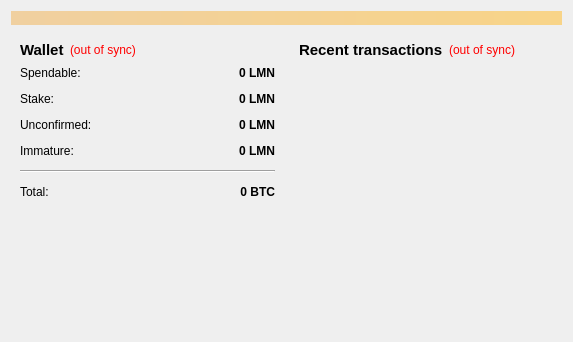
<?xml version="1.0" encoding="UTF-8"?>
<ui version="4.0">
 <class>OverviewPage</class>
 <widget class="QWidget" name="OverviewPage">
  <property name="geometry">
   <rect>
    <x>0</x>
    <y>0</y>
    <width>573</width>
    <height>342</height>
   </rect>
  </property>
  <property name="windowTitle">
   <string>Form</string>
  </property>
  <layout class="QVBoxLayout" name="topLayout">
   <item>
    <widget class="QLabel" name="labelAlerts">
     <property name="visible">
      <bool>false</bool>
     </property>
     <property name="styleSheet">
      <string notr="true">background-color: qlineargradient(x1: 0, y1: 0, x2: 1, y2: 0, stop:0 #F0D0A0, stop:1 #F8D488);  color:#000000
</string>
     </property>
     <property name="wordWrap">
      <bool>true</bool>
     </property>
     <property name="margin">
      <number>3</number>
     </property>
    </widget>
   </item>
   <item>
    <layout class="QHBoxLayout" name="horizontalLayout" stretch="1,1">
     <item>
      <layout class="QVBoxLayout" name="verticalLayout_2">
       <item>
        <widget class="QWidget" name="widget" native="true">
         <layout class="QVBoxLayout" name="verticalLayout_4">
          <item>
           <layout class="QHBoxLayout" name="horizontalLayout_4">
            <item>
             <widget class="QLabel" name="label_5">
              <property name="font">
               <font>
                <pointsize>11</pointsize>
                <weight>75</weight>
                <bold>true</bold>
               </font>
              </property>
              <property name="text">
               <string>Wallet</string>
              </property>
             </widget>
            </item>
            <item>
             <widget class="QLabel" name="labelWalletStatus">
              <property name="toolTip">
               <string>The displayed information may be out of date. Your wallet automatically synchronizes with the Lemanum network after a connection is established, but this process has not completed yet.</string>
              </property>
              <property name="styleSheet">
               <string notr="true">QLabel { color: red; }</string>
              </property>
              <property name="text">
               <string notr="true">(out of sync)</string>
              </property>
              <property name="alignment">
               <set>Qt::AlignLeading|Qt::AlignLeft|Qt::AlignVCenter</set>
              </property>
             </widget>
            </item>
            <item>
             <spacer name="horizontalSpacer_2">
              <property name="orientation">
               <enum>Qt::Horizontal</enum>
              </property>
              <property name="sizeHint" stdset="0">
               <size>
                <width>40</width>
                <height>20</height>
               </size>
              </property>
             </spacer>
            </item>
           </layout>
          </item>
          <item>
           <layout class="QFormLayout" name="formLayout_2">
            <property name="fieldGrowthPolicy">
             <enum>QFormLayout::AllNonFixedFieldsGrow</enum>
            </property>
            <property name="horizontalSpacing">
             <number>12</number>
            </property>
            <property name="verticalSpacing">
             <number>12</number>
            </property>
            <item row="0" column="0">
             <widget class="QLabel" name="label">
              <property name="text">
               <string>Spendable:</string>
              </property>
             </widget>
            </item>
            <item row="0" column="1">
             <widget class="QLabel" name="labelBalance">
              <property name="font">
               <font>
                <weight>75</weight>
                <bold>true</bold>
               </font>
              </property>
              <property name="cursor">
               <cursorShape>IBeamCursor</cursorShape>
              </property>
              <property name="toolTip">
               <string>Your current spendable balance</string>
              </property>
              <property name="text">
               <string notr="true">0 LMN</string>
              </property>
              <property name="alignment">
               <set>Qt::AlignRight|Qt::AlignTrailing|Qt::AlignVCenter</set>
              </property>
              <property name="textInteractionFlags">
               <set>Qt::LinksAccessibleByMouse|Qt::TextSelectableByKeyboard|Qt::TextSelectableByMouse</set>
              </property>
             </widget>
            </item>
            <item row="1" column="0">
             <widget class="QLabel" name="label_6">
              <property name="text">
               <string>Stake:</string>
              </property>
             </widget>
            </item>
            <item row="1" column="1">
             <widget class="QLabel" name="labelStake">
              <property name="font">
               <font>
                <weight>75</weight>
                <bold>true</bold>
               </font>
              </property>
              <property name="cursor">
               <cursorShape>IBeamCursor</cursorShape>
              </property>
              <property name="toolTip">
               <string>Total of coins that was staked, and do not yet count toward the current balance</string>
              </property>
              <property name="text">
               <string notr="true">0 LMN</string>
              </property>
              <property name="alignment">
               <set>Qt::AlignRight|Qt::AlignTrailing|Qt::AlignVCenter</set>
              </property>
              <property name="textInteractionFlags">
               <set>Qt::LinksAccessibleByMouse|Qt::TextSelectableByKeyboard|Qt::TextSelectableByMouse</set>
              </property>
             </widget>
            </item>
            <item row="2" column="0">
             <widget class="QLabel" name="label_3">
              <property name="text">
               <string>Unconfirmed:</string>
              </property>
             </widget>
            </item>
            <item row="2" column="1">
             <widget class="QLabel" name="labelUnconfirmed">
              <property name="font">
               <font>
                <weight>75</weight>
                <bold>true</bold>
               </font>
              </property>
              <property name="cursor">
               <cursorShape>IBeamCursor</cursorShape>
              </property>
              <property name="toolTip">
               <string>Total of transactions that have yet to be confirmed, and do not yet count toward the current balance</string>
              </property>
              <property name="text">
               <string notr="true">0 LMN</string>
              </property>
              <property name="alignment">
               <set>Qt::AlignRight|Qt::AlignTrailing|Qt::AlignVCenter</set>
              </property>
              <property name="textInteractionFlags">
               <set>Qt::LinksAccessibleByMouse|Qt::TextSelectableByKeyboard|Qt::TextSelectableByMouse</set>
              </property>
             </widget>
            </item>
            <item row="3" column="0">
             <widget class="QLabel" name="labelImmatureText">
              <property name="text">
               <string>Immature:</string>
              </property>
             </widget>
            </item>
            <item row="3" column="1">
             <widget class="QLabel" name="labelImmature">
              <property name="font">
               <font>
                <weight>75</weight>
                <bold>true</bold>
               </font>
              </property>
              <property name="toolTip">
               <string>Mined balance that has not yet matured</string>
              </property>
              <property name="text">
               <string notr="true">0 LMN</string>
              </property>
              <property name="alignment">
               <set>Qt::AlignRight|Qt::AlignTrailing|Qt::AlignVCenter</set>
              </property>
              <property name="textInteractionFlags">
               <set>Qt::LinksAccessibleByMouse|Qt::TextSelectableByKeyboard|Qt::TextSelectableByMouse</set>
              </property>
             </widget>
            </item>
            <item row="4" column="0" colspan="2">
             <widget class="Line" name="line">
              <property name="orientation">
               <enum>Qt::Horizontal</enum>
              </property>
             </widget>
            </item>
            <item row="5" column="0">
             <widget class="QLabel" name="labelTotalText">
              <property name="text">
               <string>Total:</string>
              </property>
             </widget>
            </item>
            <item row="5" column="1">
             <widget class="QLabel" name="labelTotal">
              <property name="font">
               <font>
                <weight>75</weight>
                <bold>true</bold>
               </font>
              </property>
              <property name="cursor">
               <cursorShape>IBeamCursor</cursorShape>
              </property>
              <property name="toolTip">
               <string>Your current total balance</string>
              </property>
              <property name="text">
               <string notr="true">0 BTC</string>
              </property>
              <property name="alignment">
               <set>Qt::AlignRight|Qt::AlignTrailing|Qt::AlignVCenter</set>
              </property>
              <property name="textInteractionFlags">
               <set>Qt::LinksAccessibleByMouse|Qt::TextSelectableByKeyboard|Qt::TextSelectableByMouse</set>
              </property>
             </widget>
            </item>
           </layout>
          </item>
         </layout>
        </widget>
       </item>
       <item>
        <spacer name="verticalSpacer">
         <property name="orientation">
          <enum>Qt::Vertical</enum>
         </property>
         <property name="sizeHint" stdset="0">
          <size>
           <width>20</width>
           <height>40</height>
          </size>
         </property>
        </spacer>
       </item>
      </layout>
     </item>
     <item>
      <layout class="QVBoxLayout" name="verticalLayout_3">
       <item>
        <widget class="QWidget" name="widget_2" native="true">
         <layout class="QVBoxLayout" name="verticalLayout">
          <item>
           <layout class="QHBoxLayout" name="horizontalLayout_2">
            <item>
             <widget class="QLabel" name="label_4">
              <property name="font">
               <font>
                <pointsize>11</pointsize>
                <weight>75</weight>
                <bold>true</bold>
               </font>
              </property>
              <property name="text">
               <string>&lt;b&gt;Recent transactions&lt;/b&gt;</string>
              </property>
             </widget>
            </item>
            <item>
             <widget class="QLabel" name="labelTransactionsStatus">
              <property name="toolTip">
               <string>The displayed information may be out of date. Your wallet automatically synchronizes with the Lemanum network after a connection is established, but this process has not completed yet.</string>
              </property>
              <property name="styleSheet">
               <string notr="true">QLabel { color: red; }</string>
              </property>
              <property name="text">
               <string notr="true">(out of sync)</string>
              </property>
              <property name="alignment">
               <set>Qt::AlignRight|Qt::AlignTrailing|Qt::AlignVCenter</set>
              </property>
             </widget>
            </item>
            <item>
             <spacer name="horizontalSpacer">
              <property name="orientation">
               <enum>Qt::Horizontal</enum>
              </property>
              <property name="sizeHint" stdset="0">
               <size>
                <width>40</width>
                <height>20</height>
               </size>
              </property>
             </spacer>
            </item>
           </layout>
          </item>
          <item>
           <widget class="QListView" name="listTransactions">
            <property name="styleSheet">
             <string notr="true">QListView { background: transparent; }</string>
            </property>
            <property name="frameShape">
             <enum>QFrame::NoFrame</enum>
            </property>
            <property name="verticalScrollBarPolicy">
             <enum>Qt::ScrollBarAlwaysOff</enum>
            </property>
            <property name="horizontalScrollBarPolicy">
             <enum>Qt::ScrollBarAlwaysOff</enum>
            </property>
            <property name="selectionMode">
             <enum>QAbstractItemView::NoSelection</enum>
            </property>
           </widget>
          </item>
         </layout>
        </widget>
       </item>
      </layout>
     </item>
    </layout>
   </item>
  </layout>
 </widget>
 <resources/>
 <connections/>
</ui>
